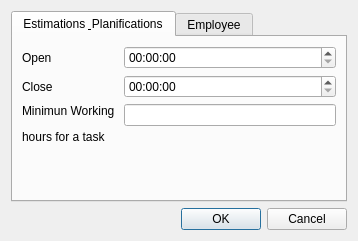
<?xml version="1.0" encoding="UTF-8"?>
<ui version="4.0">
 <class>DlgParametros</class>
 <widget class="QDialog" name="DlgParametros">
  <property name="windowModality">
   <enum>Qt::ApplicationModal</enum>
  </property>
  <property name="geometry">
   <rect>
    <x>0</x>
    <y>0</y>
    <width>358</width>
    <height>241</height>
   </rect>
  </property>
  <property name="windowTitle">
   <string>Parameters</string>
  </property>
  <property name="windowIcon">
   <iconset resource="resources.qrc">
    <normaloff>:/img/images/glyphicons_139_adjust_alt.png</normaloff>:/img/images/glyphicons_139_adjust_alt.png</iconset>
  </property>
  <layout class="QVBoxLayout" name="verticalLayout">
   <item>
    <widget class="QTabWidget" name="tabWidget">
     <property name="currentIndex">
      <number>0</number>
     </property>
     <widget class="QWidget" name="tab">
      <attribute name="title">
       <string>Estimations &amp; Planifications</string>
      </attribute>
      <layout class="QHBoxLayout" name="horizontalLayout">
       <item>
        <layout class="QFormLayout" name="formLayout">
         <property name="fieldGrowthPolicy">
          <enum>QFormLayout::AllNonFixedFieldsGrow</enum>
         </property>
         <item row="0" column="0">
          <widget class="QLabel" name="label_2">
           <property name="text">
            <string>Open</string>
           </property>
          </widget>
         </item>
         <item row="0" column="1">
          <widget class="QTimeEdit" name="timeOpen"/>
         </item>
         <item row="1" column="0">
          <widget class="QLabel" name="label_3">
           <property name="text">
            <string>Close</string>
           </property>
          </widget>
         </item>
         <item row="1" column="1">
          <widget class="QTimeEdit" name="timeClose"/>
         </item>
         <item row="2" column="0">
          <widget class="QLabel" name="label_5">
           <property name="text">
            <string>&lt;html&gt;&lt;head/&gt;&lt;body&gt;&lt;p&gt;Minimun Working &lt;/p&gt;&lt;p&gt;hours for a task&lt;/p&gt;&lt;/body&gt;&lt;/html&gt;</string>
           </property>
          </widget>
         </item>
         <item row="2" column="1">
          <widget class="QLineEdit" name="MinWorkingHours"/>
         </item>
        </layout>
       </item>
      </layout>
     </widget>
     <widget class="QWidget" name="tab_2">
      <attribute name="title">
       <string>Employee</string>
      </attribute>
      <layout class="QFormLayout" name="formLayout_2">
       <item row="0" column="0">
        <widget class="QLabel" name="label_6">
         <property name="text">
          <string>Minimum Working hours.</string>
         </property>
        </widget>
       </item>
       <item row="0" column="1">
        <widget class="QLineEdit" name="employeeMinWorkingHours"/>
       </item>
       <item row="1" column="0">
        <widget class="QLabel" name="label_7">
         <property name="text">
          <string>Maximum Working hours</string>
         </property>
        </widget>
       </item>
       <item row="1" column="1">
        <widget class="QLineEdit" name="employeeMaxWorkingHours"/>
       </item>
       <item row="2" column="0">
        <widget class="QLabel" name="label_8">
         <property name="text">
          <string>Days between free day.</string>
         </property>
        </widget>
       </item>
       <item row="2" column="1">
        <widget class="QLineEdit" name="employeeDaysBetweenFreeDay"/>
       </item>
      </layout>
     </widget>
    </widget>
   </item>
   <item>
    <widget class="QDialogButtonBox" name="buttonBox">
     <property name="orientation">
      <enum>Qt::Horizontal</enum>
     </property>
     <property name="standardButtons">
      <set>QDialogButtonBox::Cancel|QDialogButtonBox::Ok</set>
     </property>
    </widget>
   </item>
  </layout>
 </widget>
 <resources>
  <include location="resources.qrc"/>
 </resources>
 <connections>
  <connection>
   <sender>buttonBox</sender>
   <signal>accepted()</signal>
   <receiver>DlgParametros</receiver>
   <slot>accept()</slot>
   <hints>
    <hint type="sourcelabel">
     <x>248</x>
     <y>254</y>
    </hint>
    <hint type="destinationlabel">
     <x>157</x>
     <y>274</y>
    </hint>
   </hints>
  </connection>
  <connection>
   <sender>buttonBox</sender>
   <signal>rejected()</signal>
   <receiver>DlgParametros</receiver>
   <slot>reject()</slot>
   <hints>
    <hint type="sourcelabel">
     <x>316</x>
     <y>260</y>
    </hint>
    <hint type="destinationlabel">
     <x>286</x>
     <y>274</y>
    </hint>
   </hints>
  </connection>
 </connections>
</ui>
